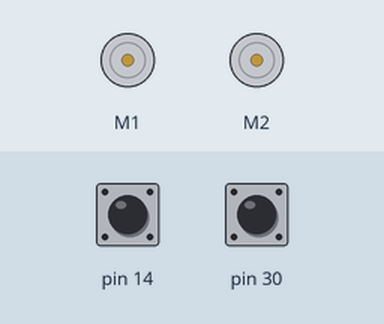
Recording of a sketch running on a simulated Arduino Leonardo, built with avr-gcc and run on an emulated ATmega32U4. Shown: 2 × DC motor (green arrow = forward, orange = backward, longer = faster). The inputs (shaded band) are chosen by the test bench; at power-on: pin 14 HIGH, pin 30 HIGH.

Above: at 1.2 s.
1.3 s: pin 14 pulled LOW for 0.15 s
At 2.76 s:
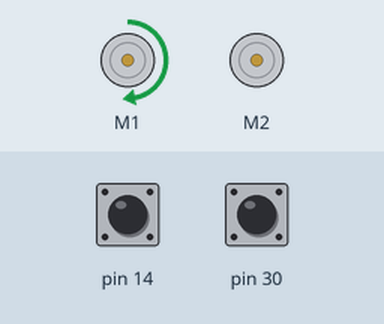
At 3.36 s:
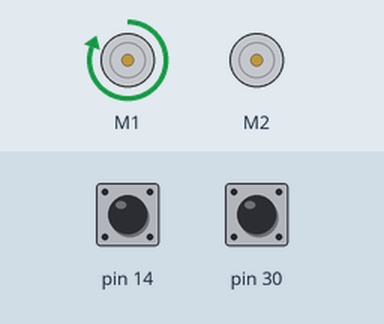
4.4 s: pin 30 pulled LOW for 0.15 s
At 6.3 s:
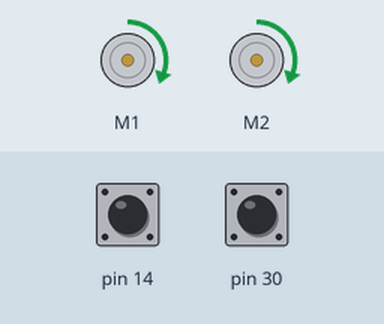
Timing chart, 0 to 15.5 s (numbered marks = the images above; inputs shaded):
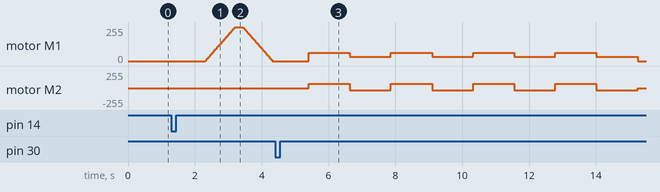

Measured:
- after the input at 1.3 s, motor M1: rises from stopped to forward 255/255 in 0.90 s, then falls to stopped in 1.1 s
- after the input at 4.4 s, motor M1: stopped → forward 63/255 after 1.0 s, then repeats every 2.5 s: forward 31/255 1.2 s, forward 63/255 1.2 s; motor M2: stopped → forward 63/255 after 1.0 s, then repeats every 2.5 s: backward 31/255 1.2 s, forward 63/255 1.2 s

The sketch:

Assignment1.ino
```cpp
// Button A- Develop the code to move the Romi Robot in a circle
// Button B- Develop the code to move the Romi Robot in a square/rectangle

#include <Romi32U4.h>

Romi32U4Motors motors;
Romi32U4ButtonA btnA;
Romi32U4ButtonB btnB;

void setup()
{
  Serial.begin(9600);
  //encoders.flipDirection(false, true);
}

void loop() {
  // Move in Circle
  if (btnA.isPressed())
  {
    ledGreen(1);
    delay(1000);
    for (int speed = 0; speed <= 450; speed++)
    {
      motors.setLeftSpeed(speed);
      delay(2);
    }
    for (int speed = 450; speed >= 0; speed--)
    {
      motors.setLeftSpeed(speed);
      delay(2);
    }
    ledGreen(0);
  }

  else if (btnB.isPressed())
  {
    ledRed(1);
    delay(1000);
    // Forward
    for (int i = 500; i >= 0; i--)
    {
      motors.setSpeeds(100, 100);
      delay(2);
    }
    // Turn Right
    for (int i = 500; i >= 0; i--)
    {

      motors.setSpeeds(50, -50);
      delay(2);
    }
    // Forward
    for (int i = 500; i >= 0; i--)
    {
      motors.setSpeeds(100, 100);
      delay(2);
    }
    // Turn Right
    for (int i = 500; i >= 0; i--)
    {

      motors.setSpeeds(50, -50);
      delay(2);
    }
    // Forward
    for (int i = 500; i >= 0; i--)
    {
      motors.setSpeeds(100, 100);
      delay(2);
    }
    // Turn Right
    for (int i = 500; i >= 0; i--)
    {

      motors.setSpeeds(50, -50);
      delay(2);
    }
    // Forward
    for (int i = 500; i >= 0; i--)
    {
      motors.setSpeeds(100, 100);
      delay(2);
    }
    // Turn Right
    for (int i = 500; i >= 0; i--)
    {

      motors.setSpeeds(50, -50);
      delay(2);
    }
    ledRed(0);
  }

  else
  {
    motors.setSpeeds(0, 0);
  }
  delay(10);

}
```
